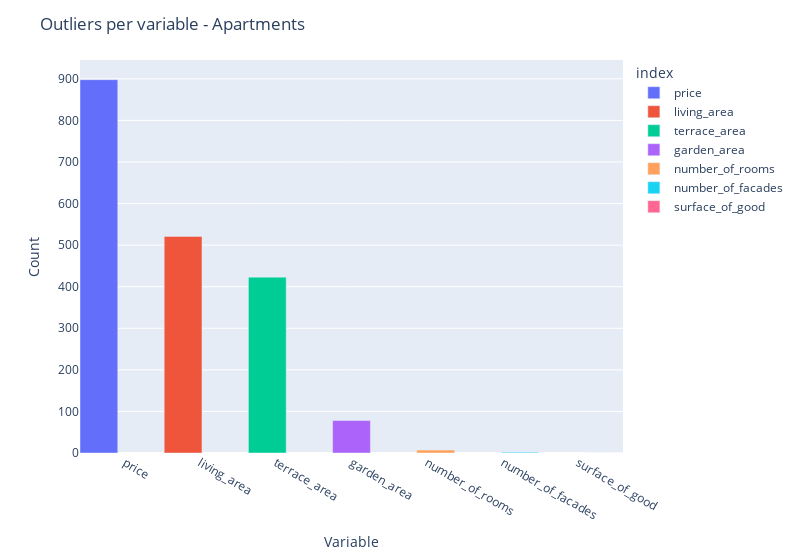

The cell this chart's notebook holds for it:
### Markdown cell above
### Q4 What variables are most subject to outliers?

### Code cell
def count_iqr_outliers (df, column_name):
    """
    Counts outliers based on interquartile range
    """
    seventy_fifth = df[column_name].quantile(0.75)
    twenty_fifth = df[column_name].quantile(0.25)
    iqr = seventy_fifth-twenty_fifth
    upper = seventy_fifth + (1.5*iqr)
    lower = twenty_fifth - (1.5*iqr)
    outliers = df.loc[(df[column_name] >= upper)|(df[column_name] <= lower)]
    count_outliers = outliers.shape[0]
    return count_outliers

print(count_iqr_outliers(app, "price"))

quantitative = ['price', 'number_of_rooms', 'living_area', 'terrace_area', 'garden_area', 'surface_of_good','number_of_facades']

d={}
for col in quantitative:
    d[col] = [count_iqr_outliers(app, col)]

df = pd.DataFrame(data=d)
df= df.transpose()
df.rename(columns={0: "outliers_count"}, inplace=True)
df.sort_values(by='outliers_count', ascending=False, inplace=True)

fig = px.bar(df, x=df.index, y="outliers_count", color=df.index)
fig.update_layout(barmode='group', width=800)
fig.update_traces(width=0.5)
fig.update_layout(yaxis=dict(title='Count'))
fig.update_layout(xaxis=dict(title='Variable'))
fig.update_layout(title='Outliers per variable - Apartments')

### Figure 1 — Plotly figure (JSON) as saved in the notebook; plotly's stock layout.template omitted (floating-point values rounded to 4 significant figures)
{"data": [{"alignmentgroup": "True", "hovertemplate": "index=%{x}<br>outliers_count=%{y}<extra></extra>", "legendgroup": "price", "marker": {"color": "#636efa", "pattern": {"shape": ""}}, "name": "price", "offsetgroup": "price", "orientation": "v", "showlegend": true, "textposition": "auto", "type": "bar", "width": 0.5, "x": ["price"], "xaxis": "x", "y": [898], "yaxis": "y"}, {"alignmentgroup": "True", "hovertemplate": "index=%{x}<br>outliers_count=%{y}<extra></extra>", "legendgroup": "living_area", "marker": {"color": "#EF553B", "pattern": {"shape": ""}}, "name": "living_area", "offsetgroup": "living_area", "orientation": "v", "showlegend": true, "textposition": "auto", "type": "bar", "width": 0.5, "x": ["living_area"], "xaxis": "x", "y": [521], "yaxis": "y"}, {"alignmentgroup": "True", "hovertemplate": "index=%{x}<br>outliers_count=%{y}<extra></extra>", "legendgroup": "terrace_area", "marker": {"color": "#00cc96", "pattern": {"shape": ""}}, "name": "terrace_area", "offsetgroup": "terrace_area", "orientation": "v", "showlegend": true, "textposition": "auto", "type": "bar", "width": 0.5, "x": ["terrace_area"], "xaxis": "x", "y": [423], "yaxis": "y"}, {"alignmentgroup": "True", "hovertemplate": "index=%{x}<br>outliers_count=%{y}<extra></extra>", "legendgroup": "garden_area", "marker": {"color": "#ab63fa", "pattern": {"shape": ""}}, "name": "garden_area", "offsetgroup": "garden_area", "orientation": "v", "showlegend": true, "textposition": "auto", "type": "bar", "width": 0.5, "x": ["garden_area"], "xaxis": "x", "y": [78], "yaxis": "y"}, {"alignmentgroup": "True", "hovertemplate": "index=%{x}<br>outliers_count=%{y}<extra></extra>", "legendgroup": "number_of_rooms", "marker": {"color": "#FFA15A", "pattern": {"shape": ""}}, "name": "number_of_rooms", "offsetgroup": "number_of_rooms", "orientation": "v", "showlegend": true, "textposition": "auto", "type": "bar", "width": 0.5, "x": ["number_of_rooms"], "xaxis": "x", "y": [7], "yaxis": "y"}, {"alignmentgroup": "True", "hovertemplate": "index=%{x}<br>outliers_count=%{y}<extra></extra>", "legendgroup": "number_of_facades", "marker": {"color": "#19d3f3", "pattern": {"shape": ""}}, "name": "number_of_facades", "offsetgroup": "number_of_facades", "orientation": "v", "showlegend": true, "textposition": "auto", "type": "bar", "width": 0.5, "x": ["number_of_facades"], "xaxis": "x", "y": [2], "yaxis": "y"}, {"alignmentgroup": "True", "hovertemplate": "index=%{x}<br>outliers_count=%{y}<extra></extra>", "legendgroup": "surface_of_good", "marker": {"color": "#FF6692", "pattern": {"shape": ""}}, "name": "surface_of_good", "offsetgroup": "surface_of_good", "orientation": "v", "showlegend": true, "textposition": "auto", "type": "bar", "width": 0.5, "x": ["surface_of_good"], "xaxis": "x", "y": [0], "yaxis": "y"}], "layout": {"barmode": "group", "legend": {"title": {"text": "index"}, "tracegroupgap": 0}, "margin": {"t": 60}, "title": {"text": "Outliers per variable - Apartments"}, "width": 800, "xaxis": {"anchor": "y", "categoryarray": ["price", "living_area", "terrace_area", "garden_area", "number_of_rooms", "number_of_facades", "surface_of_good"], "categoryorder": "array", "domain": [0, 1], "title": {"text": "Variable"}}, "yaxis": {"anchor": "x", "domain": [0, 1], "title": {"text": "Count"}}}}
